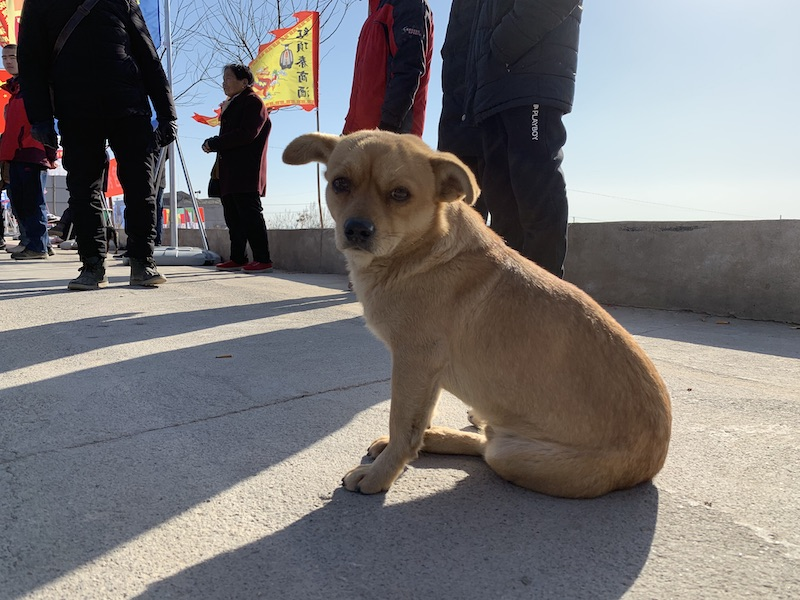
#> input picture img-proc/sample-images/dog.jpg, 800 x 600 px
$ python add-color.py
#> lines starting #> are read from the running program, lines starting #| are printed output that depends on the picture
"""
This is a tutorial script for adding red color to the first quarter
area of the image.
"""
import cv2 as cv
from matplotlib import pyplot as plt    # Import for plotting purpose


img = cv.imread('../sample-images/dog.jpg')     # Read the image using OpenCV
#> img is the input picture: shape (600, 800, 3); mean B, G, R 116.9, 116.4, 119.2

[img_height, img_width, _] = img.shape  # Get the image shape
#> img_height = 600; img_width = 800
img_height_half = int(img_height / 2)   # Divide the height and width (n/2 value in the MATLAB book)
#> img_height_half = 300
img_width_half = int(img_width / 2)     # (m/2 value in the MATLAB book)
#> img_width_half = 400

# Change the value of the targetted pixels
img[0:img_height_half, 0:img_width_half, 0] = 0
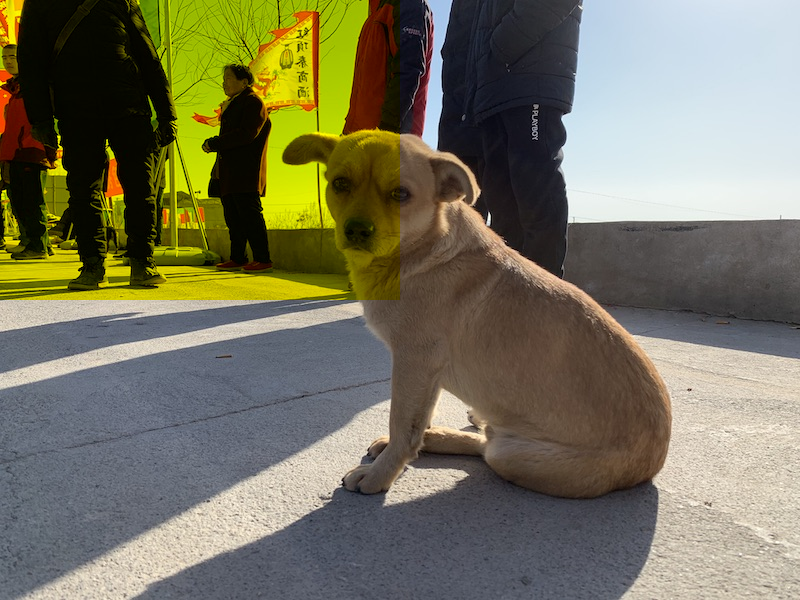
#> img: shape (600, 800, 3); mean B, G, R 93.7, 116.4, 119.2
img[0:img_height_half, 0:img_width_half, 1] = 0
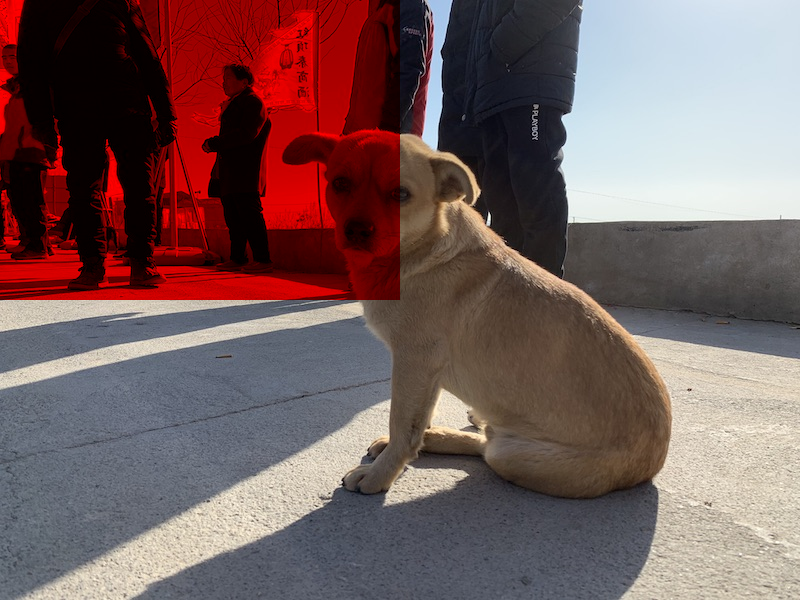
#> img: shape (600, 800, 3); mean B, G, R 93.7, 94, 119.2
img[0:img_height_half, 0:img_width_half, 2] = 255
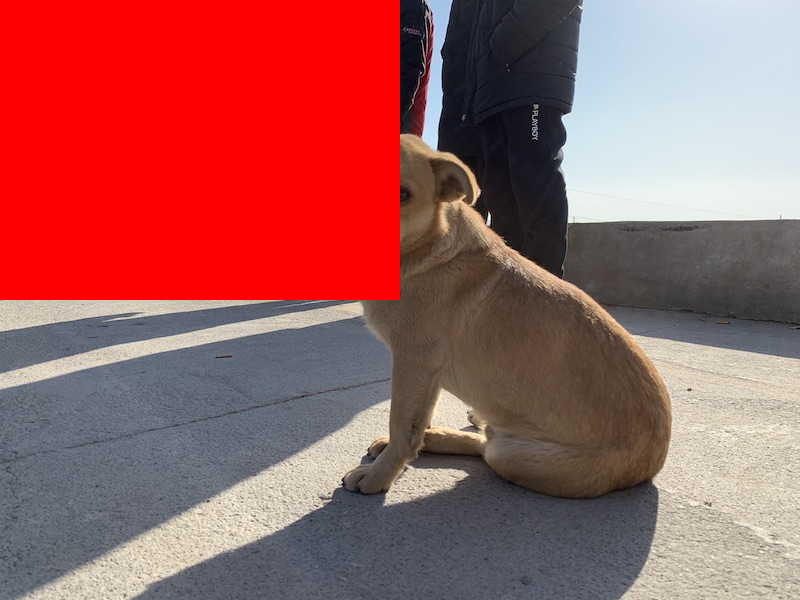
#> img: shape (600, 800, 3); mean B, G, R 93.7, 94, 159.5

# Show the image
plt.imshow(img[:, :, ::-1])
plt.show()

$ run again, with img-proc/sample-images/castle-rgb.jpg copied over img-proc/sample-images/dog.jpg
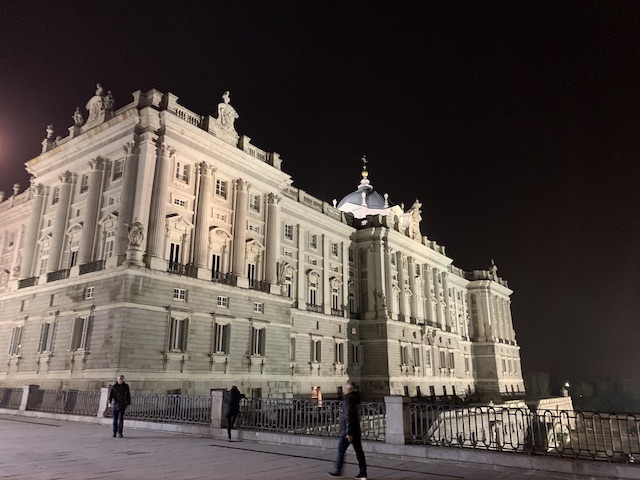
#> input picture img-proc/sample-images/castle-rgb.jpg, 640 x 480 px
#> img is the input picture: shape (480, 640, 3); mean B, G, R 71.4, 76.9, 86.3
#> `img[0:img_height_half, 0:img_width_half, 1] = 0`:
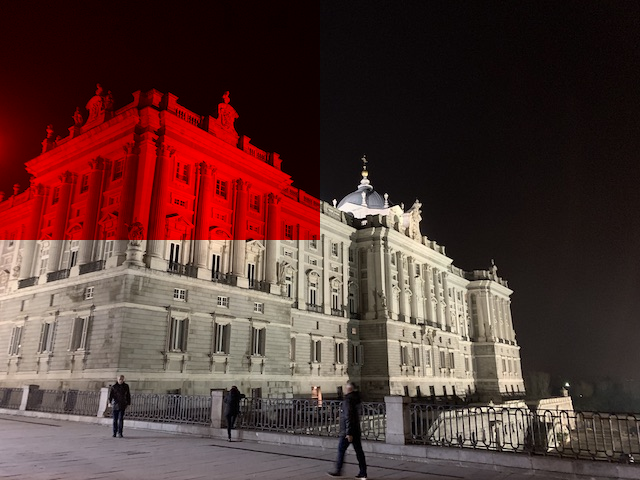
#> img: shape (480, 640, 3); mean B, G, R 53, 57, 86.3
#> `img[0:img_height_half, 0:img_width_half, 2] = 255`:
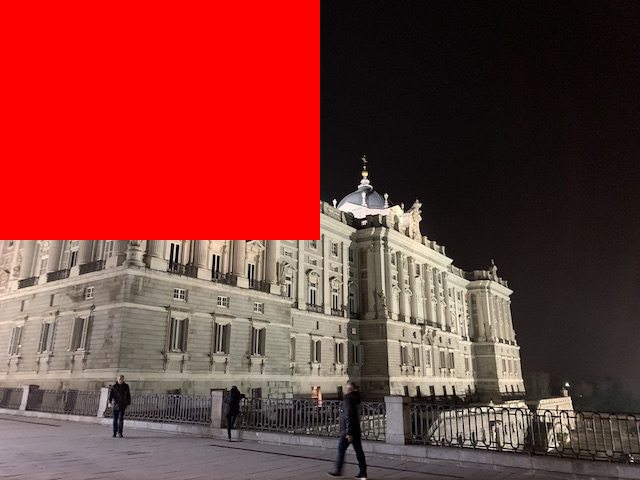
#> img: shape (480, 640, 3); mean B, G, R 53, 57, 126.9
